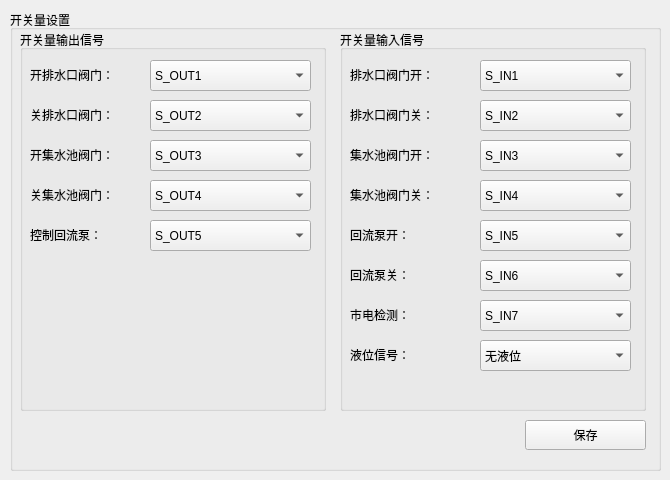
    <widget class="QWidget" name="page_9">
     <widget class="QGroupBox" name="gbox_io">
      <property name="geometry">
       <rect>
        <x>10</x>
        <y>10</y>
        <width>651</width>
        <height>461</height>
       </rect>
      </property>
      <property name="styleSheet">
       <string notr="true"/>
      </property>
      <property name="title">
       <string>开关量设置</string>
      </property>
      <widget class="QPushButton" name="btn_SaveIo">
       <property name="geometry">
        <rect>
         <x>515</x>
         <y>410</y>
         <width>121</width>
         <height>30</height>
        </rect>
       </property>
       <property name="text">
        <string>保存</string>
       </property>
       <property name="iconSize">
        <size>
         <width>120</width>
         <height>40</height>
        </size>
       </property>
      </widget>
      <widget class="QGroupBox" name="group_in">
       <property name="geometry">
        <rect>
         <x>330</x>
         <y>20</y>
         <width>306</width>
         <height>381</height>
        </rect>
       </property>
       <property name="title">
        <string>开关量输入信号</string>
       </property>
       <widget class="QLabel" name="label_73">
        <property name="geometry">
         <rect>
          <x>10</x>
          <y>110</y>
          <width>101</width>
          <height>30</height>
         </rect>
        </property>
        <property name="text">
         <string>集水池阀门开：</string>
        </property>
        <property name="buddy">
         <cstring>comboIn_catchment_open</cstring>
        </property>
       </widget>
       <widget class="QLabel" name="label_70">
        <property name="geometry">
         <rect>
          <x>10</x>
          <y>30</y>
          <width>101</width>
          <height>30</height>
         </rect>
        </property>
        <property name="text">
         <string>排水口阀门开：</string>
        </property>
        <property name="buddy">
         <cstring>comboIn_drain_open</cstring>
        </property>
       </widget>
       <widget class="QComboBox" name="comboIn_drain_open">
        <property name="geometry">
         <rect>
          <x>140</x>
          <y>30</y>
          <width>151</width>
          <height>31</height>
         </rect>
        </property>
        <item>
         <property name="text">
          <string>S_IN1</string>
         </property>
        </item>
        <item>
         <property name="text">
          <string>S_IN2</string>
         </property>
        </item>
        <item>
         <property name="text">
          <string>S_IN3</string>
         </property>
        </item>
        <item>
         <property name="text">
          <string>S_IN4</string>
         </property>
        </item>
        <item>
         <property name="text">
          <string>S_IN5</string>
         </property>
        </item>
        <item>
         <property name="text">
          <string>S_IN6</string>
         </property>
        </item>
        <item>
         <property name="text">
          <string>S_IN7</string>
         </property>
        </item>
        <item>
         <property name="text">
          <string>S_IN8</string>
         </property>
        </item>
        <item>
         <property name="text">
          <string>S_IN9</string>
         </property>
        </item>
        <item>
         <property name="text">
          <string>S_IN10</string>
         </property>
        </item>
        <item>
         <property name="text">
          <string>S_IN11</string>
         </property>
        </item>
        <item>
         <property name="text">
          <string>S_IN12</string>
         </property>
        </item>
       </widget>
       <widget class="QLabel" name="label_71">
        <property name="geometry">
         <rect>
          <x>10</x>
          <y>150</y>
          <width>101</width>
          <height>30</height>
         </rect>
        </property>
        <property name="text">
         <string>集水池阀门关：</string>
        </property>
        <property name="buddy">
         <cstring>comboIn_catchment_close</cstring>
        </property>
       </widget>
       <widget class="QLabel" name="label_72">
        <property name="geometry">
         <rect>
          <x>10</x>
          <y>70</y>
          <width>101</width>
          <height>30</height>
         </rect>
        </property>
        <property name="text">
         <string>排水口阀门关：</string>
        </property>
        <property name="buddy">
         <cstring>comboIn_drain_close</cstring>
        </property>
       </widget>
       <widget class="QComboBox" name="comboIn_drain_close">
        <property name="geometry">
         <rect>
          <x>140</x>
          <y>70</y>
          <width>151</width>
          <height>31</height>
         </rect>
        </property>
        <property name="currentIndex">
         <number>1</number>
        </property>
        <item>
         <property name="text">
          <string>S_IN1</string>
         </property>
        </item>
        <item>
         <property name="text">
          <string>S_IN2</string>
         </property>
        </item>
        <item>
         <property name="text">
          <string>S_IN3</string>
         </property>
        </item>
        <item>
         <property name="text">
          <string>S_IN4</string>
         </property>
        </item>
        <item>
         <property name="text">
          <string>S_IN5</string>
         </property>
        </item>
        <item>
         <property name="text">
          <string>S_IN6</string>
         </property>
        </item>
        <item>
         <property name="text">
          <string>S_IN7</string>
         </property>
        </item>
        <item>
         <property name="text">
          <string>S_IN8</string>
         </property>
        </item>
        <item>
         <property name="text">
          <string>S_IN9</string>
         </property>
        </item>
        <item>
         <property name="text">
          <string>S_IN10</string>
         </property>
        </item>
        <item>
         <property name="text">
          <string>S_IN11</string>
         </property>
        </item>
        <item>
         <property name="text">
          <string>S_IN12</string>
         </property>
        </item>
       </widget>
       <widget class="QComboBox" name="comboIn_catchment_open">
        <property name="geometry">
         <rect>
          <x>140</x>
          <y>110</y>
          <width>151</width>
          <height>31</height>
         </rect>
        </property>
        <property name="currentIndex">
         <number>2</number>
        </property>
        <item>
         <property name="text">
          <string>S_IN1</string>
         </property>
        </item>
        <item>
         <property name="text">
          <string>S_IN2</string>
         </property>
        </item>
        <item>
         <property name="text">
          <string>S_IN3</string>
         </property>
        </item>
        <item>
         <property name="text">
          <string>S_IN4</string>
         </property>
        </item>
        <item>
         <property name="text">
          <string>S_IN5</string>
         </property>
        </item>
        <item>
         <property name="text">
          <string>S_IN6</string>
         </property>
        </item>
        <item>
         <property name="text">
          <string>S_IN7</string>
         </property>
        </item>
        <item>
         <property name="text">
          <string>S_IN8</string>
         </property>
        </item>
        <item>
         <property name="text">
          <string>S_IN9</string>
         </property>
        </item>
        <item>
         <property name="text">
          <string>S_IN10</string>
         </property>
        </item>
        <item>
         <property name="text">
          <string>S_IN11</string>
         </property>
        </item>
        <item>
         <property name="text">
          <string>S_IN12</string>
         </property>
        </item>
       </widget>
       <widget class="QComboBox" name="comboIn_catchment_close">
        <property name="geometry">
         <rect>
          <x>140</x>
          <y>150</y>
          <width>151</width>
          <height>31</height>
         </rect>
        </property>
        <property name="currentIndex">
         <number>3</number>
        </property>
        <item>
         <property name="text">
          <string>S_IN1</string>
         </property>
        </item>
        <item>
         <property name="text">
          <string>S_IN2</string>
         </property>
        </item>
        <item>
         <property name="text">
          <string>S_IN3</string>
         </property>
        </item>
        <item>
         <property name="text">
          <string>S_IN4</string>
         </property>
        </item>
        <item>
         <property name="text">
          <string>S_IN5</string>
         </property>
        </item>
        <item>
         <property name="text">
          <string>S_IN6</string>
         </property>
        </item>
        <item>
         <property name="text">
          <string>S_IN7</string>
         </property>
        </item>
        <item>
         <property name="text">
          <string>S_IN8</string>
         </property>
        </item>
        <item>
         <property name="text">
          <string>S_IN9</string>
         </property>
        </item>
        <item>
         <property name="text">
          <string>S_IN10</string>
         </property>
        </item>
        <item>
         <property name="text">
          <string>S_IN11</string>
         </property>
        </item>
        <item>
         <property name="text">
          <string>S_IN12</string>
         </property>
        </item>
       </widget>
       <widget class="QLabel" name="label_74">
        <property name="geometry">
         <rect>
          <x>10</x>
          <y>270</y>
          <width>101</width>
          <height>30</height>
         </rect>
        </property>
        <property name="text">
         <string>市电检测：</string>
        </property>
        <property name="buddy">
         <cstring>comboIn_power</cstring>
        </property>
       </widget>
       <widget class="QComboBox" name="comboIn_reflux_close">
        <property name="geometry">
         <rect>
          <x>140</x>
          <y>230</y>
          <width>151</width>
          <height>31</height>
         </rect>
        </property>
        <property name="currentIndex">
         <number>5</number>
        </property>
        <item>
         <property name="text">
          <string>S_IN1</string>
         </property>
        </item>
        <item>
         <property name="text">
          <string>S_IN2</string>
         </property>
        </item>
        <item>
         <property name="text">
          <string>S_IN3</string>
         </property>
        </item>
        <item>
         <property name="text">
          <string>S_IN4</string>
         </property>
        </item>
        <item>
         <property name="text">
          <string>S_IN5</string>
         </property>
        </item>
        <item>
         <property name="text">
          <string>S_IN6</string>
         </property>
        </item>
        <item>
         <property name="text">
          <string>S_IN7</string>
         </property>
        </item>
        <item>
         <property name="text">
          <string>S_IN8</string>
         </property>
        </item>
        <item>
         <property name="text">
          <string>S_IN9</string>
         </property>
        </item>
        <item>
         <property name="text">
          <string>S_IN10</string>
         </property>
        </item>
        <item>
         <property name="text">
          <string>S_IN11</string>
         </property>
        </item>
        <item>
         <property name="text">
          <string>S_IN12</string>
         </property>
        </item>
       </widget>
       <widget class="QLabel" name="label_75">
        <property name="geometry">
         <rect>
          <x>10</x>
          <y>190</y>
          <width>101</width>
          <height>30</height>
         </rect>
        </property>
        <property name="text">
         <string>回流泵开：</string>
        </property>
        <property name="buddy">
         <cstring>comboIn_reflux_open</cstring>
        </property>
       </widget>
       <widget class="QComboBox" name="comboIn_reflux_open">
        <property name="geometry">
         <rect>
          <x>140</x>
          <y>190</y>
          <width>151</width>
          <height>31</height>
         </rect>
        </property>
        <property name="currentIndex">
         <number>4</number>
        </property>
        <item>
         <property name="text">
          <string>S_IN1</string>
         </property>
        </item>
        <item>
         <property name="text">
          <string>S_IN2</string>
         </property>
        </item>
        <item>
         <property name="text">
          <string>S_IN3</string>
         </property>
        </item>
        <item>
         <property name="text">
          <string>S_IN4</string>
         </property>
        </item>
        <item>
         <property name="text">
          <string>S_IN5</string>
         </property>
        </item>
        <item>
         <property name="text">
          <string>S_IN6</string>
         </property>
        </item>
        <item>
         <property name="text">
          <string>S_IN7</string>
         </property>
        </item>
        <item>
         <property name="text">
          <string>S_IN8</string>
         </property>
        </item>
        <item>
         <property name="text">
          <string>S_IN9</string>
         </property>
        </item>
        <item>
         <property name="text">
          <string>S_IN10</string>
         </property>
        </item>
        <item>
         <property name="text">
          <string>S_IN11</string>
         </property>
        </item>
        <item>
         <property name="text">
          <string>S_IN12</string>
         </property>
        </item>
       </widget>
       <widget class="QLabel" name="label_77">
        <property name="geometry">
         <rect>
          <x>10</x>
          <y>230</y>
          <width>101</width>
          <height>30</height>
         </rect>
        </property>
        <property name="text">
         <string>回流泵关：</string>
        </property>
        <property name="buddy">
         <cstring>comboIn_reflux_close</cstring>
        </property>
       </widget>
       <widget class="QComboBox" name="comboIn_power">
        <property name="geometry">
         <rect>
          <x>140</x>
          <y>270</y>
          <width>151</width>
          <height>31</height>
         </rect>
        </property>
        <property name="currentIndex">
         <number>6</number>
        </property>
        <item>
         <property name="text">
          <string>S_IN1</string>
         </property>
        </item>
        <item>
         <property name="text">
          <string>S_IN2</string>
         </property>
        </item>
        <item>
         <property name="text">
          <string>S_IN3</string>
         </property>
        </item>
        <item>
         <property name="text">
          <string>S_IN4</string>
         </property>
        </item>
        <item>
         <property name="text">
          <string>S_IN5</string>
         </property>
        </item>
        <item>
         <property name="text">
          <string>S_IN6</string>
         </property>
        </item>
        <item>
         <property name="text">
          <string>S_IN7</string>
         </property>
        </item>
        <item>
         <property name="text">
          <string>S_IN8</string>
         </property>
        </item>
        <item>
         <property name="text">
          <string>S_IN9</string>
         </property>
        </item>
        <item>
         <property name="text">
          <string>S_IN10</string>
         </property>
        </item>
        <item>
         <property name="text">
          <string>S_IN11</string>
         </property>
        </item>
        <item>
         <property name="text">
          <string>S_IN12</string>
         </property>
        </item>
       </widget>
       <widget class="QLabel" name="label_76">
        <property name="geometry">
         <rect>
          <x>10</x>
          <y>310</y>
          <width>101</width>
          <height>30</height>
         </rect>
        </property>
        <property name="text">
         <string>液位信号：</string>
        </property>
        <property name="buddy">
         <cstring>comboIn_yewei</cstring>
        </property>
       </widget>
       <widget class="QComboBox" name="comboIn_yewei">
        <property name="geometry">
         <rect>
          <x>140</x>
          <y>310</y>
          <width>151</width>
          <height>31</height>
         </rect>
        </property>
        <property name="currentIndex">
         <number>12</number>
        </property>
        <item>
         <property name="text">
          <string>S_IN1</string>
         </property>
        </item>
        <item>
         <property name="text">
          <string>S_IN2</string>
         </property>
        </item>
        <item>
         <property name="text">
          <string>S_IN3</string>
         </property>
        </item>
        <item>
         <property name="text">
          <string>S_IN4</string>
         </property>
        </item>
        <item>
         <property name="text">
          <string>S_IN5</string>
         </property>
        </item>
        <item>
         <property name="text">
          <string>S_IN6</string>
         </property>
        </item>
        <item>
         <property name="text">
          <string>S_IN7</string>
         </property>
        </item>
        <item>
         <property name="text">
          <string>S_IN8</string>
         </property>
        </item>
        <item>
         <property name="text">
          <string>S_IN9</string>
         </property>
        </item>
        <item>
         <property name="text">
          <string>S_IN10</string>
         </property>
        </item>
        <item>
         <property name="text">
          <string>S_IN11</string>
         </property>
        </item>
        <item>
         <property name="text">
          <string>S_IN12</string>
         </property>
        </item>
        <item>
         <property name="text">
          <string>无液位</string>
         </property>
        </item>
       </widget>
      </widget>
      <widget class="QGroupBox" name="group_out">
       <property name="geometry">
        <rect>
         <x>10</x>
         <y>20</y>
         <width>306</width>
         <height>381</height>
        </rect>
       </property>
       <property name="title">
        <string>开关量输出信号</string>
       </property>
       <widget class="QLabel" name="label_67">
        <property name="geometry">
         <rect>
          <x>10</x>
          <y>70</y>
          <width>101</width>
          <height>30</height>
         </rect>
        </property>
        <property name="text">
         <string>关排水口阀门：</string>
        </property>
        <property name="buddy">
         <cstring>comboOut_drain_close</cstring>
        </property>
       </widget>
       <widget class="QLabel" name="label_68">
        <property name="geometry">
         <rect>
          <x>10</x>
          <y>110</y>
          <width>101</width>
          <height>30</height>
         </rect>
        </property>
        <property name="text">
         <string>开集水池阀门：</string>
        </property>
        <property name="buddy">
         <cstring>comboOut_catchment_open</cstring>
        </property>
       </widget>
       <widget class="QLabel" name="label_69">
        <property name="geometry">
         <rect>
          <x>10</x>
          <y>150</y>
          <width>101</width>
          <height>30</height>
         </rect>
        </property>
        <property name="text">
         <string>关集水池阀门：</string>
        </property>
        <property name="buddy">
         <cstring>comboOut_catchment_close</cstring>
        </property>
       </widget>
       <widget class="QComboBox" name="comboOut_drain_open">
        <property name="geometry">
         <rect>
          <x>130</x>
          <y>30</y>
          <width>161</width>
          <height>31</height>
         </rect>
        </property>
        <item>
         <property name="text">
          <string>S_OUT1</string>
         </property>
        </item>
        <item>
         <property name="text">
          <string>S_OUT2</string>
         </property>
        </item>
        <item>
         <property name="text">
          <string>S_OUT3</string>
         </property>
        </item>
        <item>
         <property name="text">
          <string>S_OUT4</string>
         </property>
        </item>
        <item>
         <property name="text">
          <string>S_OUT5</string>
         </property>
        </item>
        <item>
         <property name="text">
          <string>S_OUT6</string>
         </property>
        </item>
        <item>
         <property name="text">
          <string>S_OUT7</string>
         </property>
        </item>
        <item>
         <property name="text">
          <string>S_OUT8</string>
         </property>
        </item>
       </widget>
       <widget class="QLabel" name="label_66">
        <property name="geometry">
         <rect>
          <x>10</x>
          <y>30</y>
          <width>101</width>
          <height>30</height>
         </rect>
        </property>
        <property name="text">
         <string>开排水口阀门：</string>
        </property>
        <property name="buddy">
         <cstring>comboOut_drain_open</cstring>
        </property>
       </widget>
       <widget class="QComboBox" name="comboOut_drain_close">
        <property name="geometry">
         <rect>
          <x>130</x>
          <y>70</y>
          <width>161</width>
          <height>31</height>
         </rect>
        </property>
        <property name="currentIndex">
         <number>1</number>
        </property>
        <item>
         <property name="text">
          <string>S_OUT1</string>
         </property>
        </item>
        <item>
         <property name="text">
          <string>S_OUT2</string>
         </property>
        </item>
        <item>
         <property name="text">
          <string>S_OUT3</string>
         </property>
        </item>
        <item>
         <property name="text">
          <string>S_OUT4</string>
         </property>
        </item>
        <item>
         <property name="text">
          <string>S_OUT5</string>
         </property>
        </item>
        <item>
         <property name="text">
          <string>S_OUT6</string>
         </property>
        </item>
        <item>
         <property name="text">
          <string>S_OUT7</string>
         </property>
        </item>
        <item>
         <property name="text">
          <string>S_OUT8</string>
         </property>
        </item>
        <item>
         <property name="text">
          <string>无</string>
         </property>
        </item>
       </widget>
       <widget class="QComboBox" name="comboOut_catchment_open">
        <property name="geometry">
         <rect>
          <x>130</x>
          <y>110</y>
          <width>161</width>
          <height>31</height>
         </rect>
        </property>
        <property name="currentIndex">
         <number>2</number>
        </property>
        <item>
         <property name="text">
          <string>S_OUT1</string>
         </property>
        </item>
        <item>
         <property name="text">
          <string>S_OUT2</string>
         </property>
        </item>
        <item>
         <property name="text">
          <string>S_OUT3</string>
         </property>
        </item>
        <item>
         <property name="text">
          <string>S_OUT4</string>
         </property>
        </item>
        <item>
         <property name="text">
          <string>S_OUT5</string>
         </property>
        </item>
        <item>
         <property name="text">
          <string>S_OUT6</string>
         </property>
        </item>
        <item>
         <property name="text">
          <string>S_OUT7</string>
         </property>
        </item>
        <item>
         <property name="text">
          <string>S_OUT8</string>
         </property>
        </item>
       </widget>
       <widget class="QComboBox" name="comboOut_catchment_close">
        <property name="geometry">
         <rect>
          <x>130</x>
          <y>150</y>
          <width>161</width>
          <height>31</height>
         </rect>
        </property>
        <property name="currentIndex">
         <number>3</number>
        </property>
        <item>
         <property name="text">
          <string>S_OUT1</string>
         </property>
        </item>
        <item>
         <property name="text">
          <string>S_OUT2</string>
         </property>
        </item>
        <item>
         <property name="text">
          <string>S_OUT3</string>
         </property>
        </item>
        <item>
         <property name="text">
          <string>S_OUT4</string>
         </property>
        </item>
        <item>
         <property name="text">
          <string>S_OUT5</string>
         </property>
        </item>
        <item>
         <property name="text">
          <string>S_OUT6</string>
         </property>
        </item>
        <item>
         <property name="text">
          <string>S_OUT7</string>
         </property>
        </item>
        <item>
         <property name="text">
          <string>S_OUT8</string>
         </property>
        </item>
        <item>
         <property name="text">
          <string>无</string>
         </property>
        </item>
       </widget>
       <widget class="QLabel" name="label_81">
        <property name="geometry">
         <rect>
          <x>10</x>
          <y>190</y>
          <width>101</width>
          <height>30</height>
         </rect>
        </property>
        <property name="text">
         <string>控制回流泵：</string>
        </property>
        <property name="buddy">
         <cstring>comboOut_reflux_control</cstring>
        </property>
       </widget>
       <widget class="QComboBox" name="comboOut_reflux_control">
        <property name="geometry">
         <rect>
          <x>130</x>
          <y>190</y>
          <width>161</width>
          <height>31</height>
         </rect>
        </property>
        <property name="currentIndex">
         <number>4</number>
        </property>
        <item>
         <property name="text">
          <string>S_OUT1</string>
         </property>
        </item>
        <item>
         <property name="text">
          <string>S_OUT2</string>
         </property>
        </item>
        <item>
         <property name="text">
          <string>S_OUT3</string>
         </property>
        </item>
        <item>
         <property name="text">
          <string>S_OUT4</string>
         </property>
        </item>
        <item>
         <property name="text">
          <string>S_OUT5</string>
         </property>
        </item>
        <item>
         <property name="text">
          <string>S_OUT6</string>
         </property>
        </item>
        <item>
         <property name="text">
          <string>S_OUT7</string>
         </property>
        </item>
        <item>
         <property name="text">
          <string>S_OUT8</string>
         </property>
        </item>
       </widget>
      </widget>
     </widget>
    </widget>
